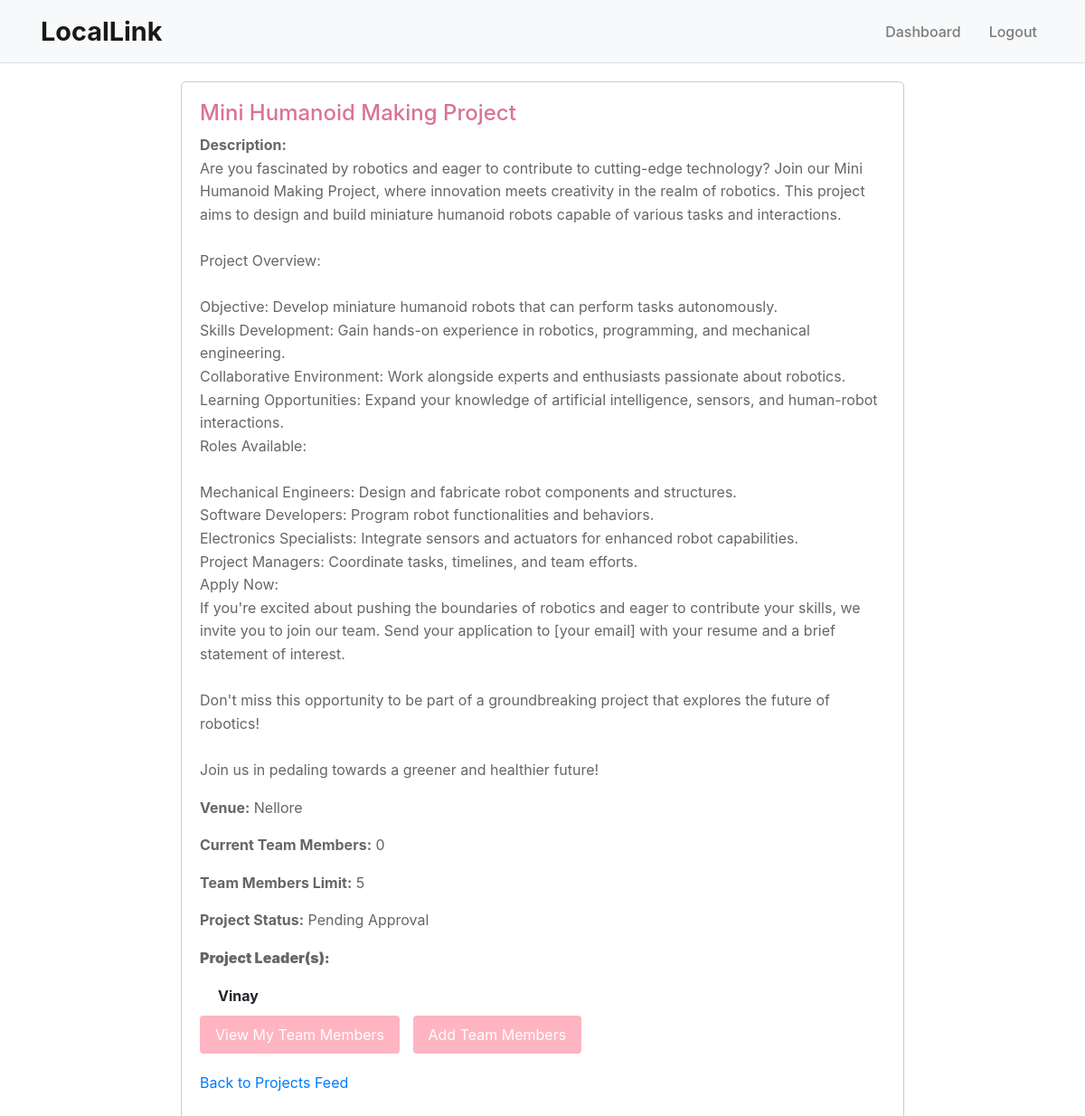
Screenshot of /organization/project_details.php?project_id=14 (signed in) with the database file from the repository.
### tables this page shows
CREATE TABLE `projects` (
  `project_id` int(11) NOT NULL,
  `project_name` varchar(100) NOT NULL,
  `project_description` text DEFAULT NULL,
  `cover_image` longblob DEFAULT NULL,
  `team_members_limit` int(11) DEFAULT NULL,
  `current_team_members` int(11) DEFAULT 0,
  `owner_id` int(11) DEFAULT NULL,
  `disapproval_reason` text DEFAULT NULL,
  `is_approved` tinyint(1) DEFAULT 0,
  `is_disapproved` tinyint(1) NOT NULL DEFAULT 0,
  `venue` varchar(255) DEFAULT NULL,
  `contact_email` varchar(255) DEFAULT NULL
);

### organization/project_details.php (the view, shortened to what this page needs)
<?php
require_once('../utils/config.php');
$project_id = $_GET['project_id'];
$sql = "SELECT * FROM projects WHERE project_id = ?";
$stmt = $mysqli->prepare($sql);
$stmt->bind_param("i", $project_id);
$stmt->execute();
$result = $stmt->get_result();
if ($result->num_rows === 1) {
$project = $result->fetch_assoc();
} else {
die("Project not found.");
}
$user_id = $_SESSION['user_id'];
$sql_check_registration = "SELECT registration_id FROM project_registrations WHERE user_id = ? AND project_id = ?";
$stmt_check_registration = $mysqli->prepare($sql_check_registration);
$stmt_check_registration->bind_param("ii", $user_id, $project_id);
$stmt_check_registration->execute();
$result_check_registration = $stmt_check_registration->get_result();
$is_registered = $result_check_registration->num_rows > 0;
$sql_leaders = "SELECT users.username
FROM team_members
JOIN users ON team_members.user_id = users.user_id
WHERE team_members.project_id = ? AND team_members.is_leader = 1";
$stmt_leaders = $mysqli->prepare($sql_leaders);
$stmt_leaders->bind_param("i", $project_id);
$stmt_leaders->execute();
$result_leaders = $stmt_leaders->get_result();
$leaders = [];
if ($result_leaders->num_rows > 0) {
while ($row = $result_leaders->fetch_assoc()) {
$leaders[] = $row['username'];
}
}
?>
<!DOCTYPE html>
<html lang="en">
<head>
</head>
<body>
<?php include('../utils/navbar.php'); ?>
<div class="containerr">
<div class="project-details">
<h2><?php echo htmlspecialchars($project['project_name']); ?></h2>
<p><strong>Description:</strong><br><?php echo nl2br(htmlspecialchars($project['project_description'])); ?></p>
<p><strong>Venue:</strong> <?php echo htmlspecialchars($project['venue']); ?></p>
<p><strong>Current Team Members:</strong> <?php echo $project['current_team_members']; ?></p>
<p><strong>Team Members Limit:</strong> <?php echo $project['team_members_limit'] ?: 'Unlimited'; ?></p>
<p><strong>Project Status:</strong>
<?php
if ($project['is_approved']) {
echo "<span style='color: green;'>Approved</span>";
} elseif ($project['is_disapproved']) {
echo "<span style='color: red;'>Disapproved</span>";
if (!empty($project['disapproval_reason'])) {
echo "<br><strong>Disapproval Reason:</strong><br>" . htmlspecialchars($project['disapproval_reason']);
}
} else {
echo "Pending Approval";
}
?>
</p>
<div class="leaders">
<p><strong>Project Leader(s):</strong></p>
<ul>
<?php foreach ($leaders as $leader): ?>
<li><?php echo htmlspecialchars($leader); ?></li>
<?php endforeach; ?>
</ul>
</div>
<div class="btn-container">
<?php if ($is_registered): ?>
<a href="view_my_team_members.php?project_id=<?php echo $project_id; ?>" class="btn">View My Team Members</a>
<a href="add_team_members.php?project_id=<?php echo $project_id; ?>" class="btn">Add Team Members</a>
<?php else: ?>
<a href="#" class="btn btn-disabled" disabled>Add Team Members (Apply first)</a>
<?php endif; ?>
</div>
</div>
<p><a href="projects_feed.php">Back to Projects Feed</a></p>
</div>
</body>
</html>

### organization/project_details.php (style rules this page uses)
.containerr { max-width: 800px; margin: 20px auto; padding: 20px; border: 1px solid #ccc; border-radius: 5px; }
.project-details { margin-bottom: 20px; }
.project-details h2 { margin-top: 0; font-size: 24px; color: #DA7297; }
.project-details p { font-size: 16px; line-height: 1.6; color: #666; }
.project-details .leaders { font-weight: bold; margin-bottom: 10px; }
.project-details .leaders ul { padding-left: 20px; margin-bottom: 0; }
.project-details .leaders ul li { list-style-type: none; }
.project-details .btn-container { margin-top: 10px; }
.project-details .btn { display: inline-block; padding: 8px 16px; background-color: #FFB4C2; color: #fff; text-decoration: none; border-radius: 4px; transition: background-color 0.3s; margin-right: 10px; }

### rows the page displays
projects: project_name "Mini Humanoid Making Project", project_description "Are you fascinated by robotics and eager to contribute to cutting-edge technology? Join our Mini Humanoid Making Project, where innovation meets creativity in the realm of robotics. This project aims to design and build miniature humanoid robots capable of various tasks and interactions. Project Overview: Objective: Develop miniature humanoid robots that can perform tasks autonomously. Skills Development: Gain hands-on experience in robotics, programming, and mechanical engineering. Collaborative Environment: Work alongside experts and enthusiasts passionate about robotics. Learning Opportunities: Expand your knowledge of artificial intelligence, sensors, and human-robot interactions. Roles…", venue "Nellore", current_team_members "0", team_members_limit "5"

### other values shown
$dashboard_text "Dashboard"
$logout_text "Logout"
$leader "Vinay"
